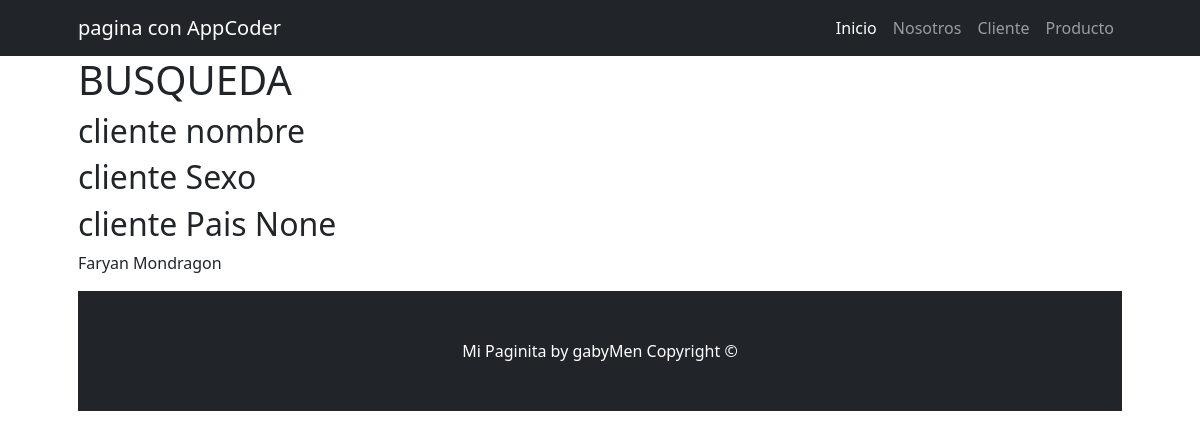
/cliente/busqueda/, run on an earlier commit of the app's database.
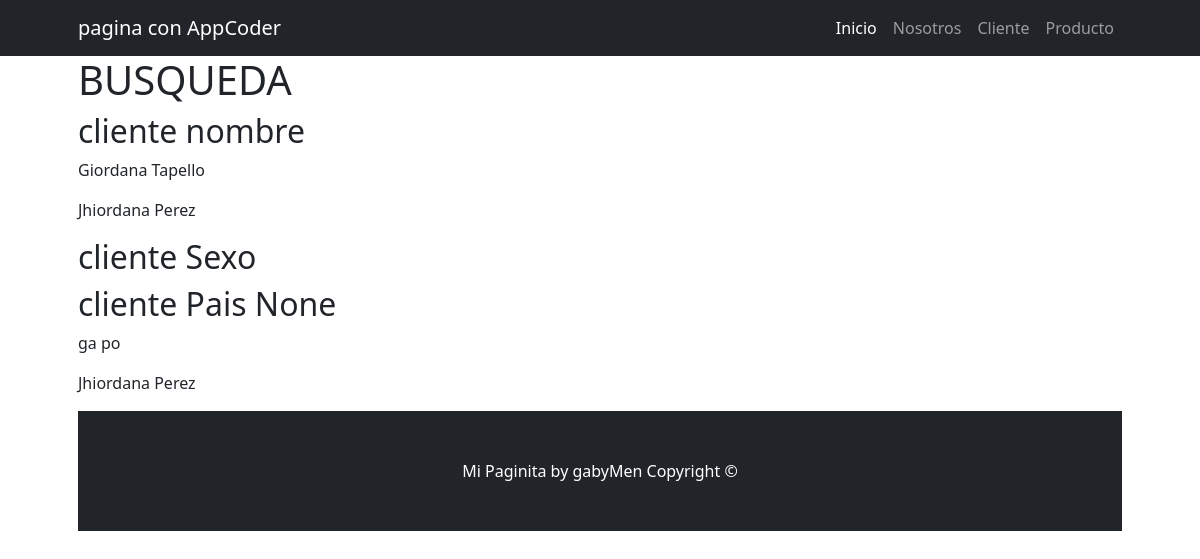
And on a later commit of the database.
### cliente/models.py (models this page shows)
class Cliente(models.Model):
    nombre = models.CharField(max_length=100)
    apellido = models.CharField(max_length=100)
    sexo = models.CharField(max_length=100)
    nacimiento = models.DateField(null=True, blank=True)
    pais_origen = models.ForeignKey(Pais, on_delete=models.SET_NULL, null=True, blank=True)
    def __str__(self):
        return f"{self.nombre} {self.apellido}"

### cliente/views.py (the view)
# urls.py: path("busqueda/", views.busqueda),
def busqueda(request):
    cliente_nombre = models.Cliente.objects.filter(nombre__contains="dana")
    cliente_nacimiento = models.Cliente.objects.filter(nacimiento__gt=date(2000, 1, 1))
    cliente_pais = models.Cliente.objects.filter(pais_origen=None)
    cliente_sexo = models.Cliente.objects.filter(sexo= "masculino")
    context = {
        "cliente_nombre": cliente_nombre,
        "cliente_nacimiento": cliente_nacimiento,
        "cliente_pais": cliente_pais,
        "cliente_sexo": cliente_sexo,
    }
    return render(request, "cliente/busqueda.html", context)

### cliente/templates/cliente/busqueda.html (shortened to what this page needs)
{% extends 'core/base.html' %}
{% block contenido_titulo %}
    BUSQUEDA
{% endblock contenido_titulo %}
{% block contenido1 %}
    <h2>cliente nombre</h2>
    {% for cliente in cliente_nombre %}
        <p>{{cliente}}</p>
    {% endfor %}
{% endblock contenido1 %}
    {% block contenido2 %}
    <h2>cliente Sexo</h2>
{% endblock contenido2 %}
{% block contenido3 %}
    <h2>cliente Pais None</h2>
    {% for cliente in cliente_pais %}
        <p>{{cliente}}</p>
    {% endfor %}
{% endblock contenido3 %}

What changed in the data, as far as the page shows it:
removed Cliente: nombre+apellido "Faryan Mondragon", shown under "cliente Pais None"
added Cliente: nombre+apellido "Giordana Tapello", shown under "cliente nombre"
added Cliente: nombre+apellido "Jhiordana Perez"
added Cliente: nombre+apellido "ga po", shown under "cliente Pais None"
